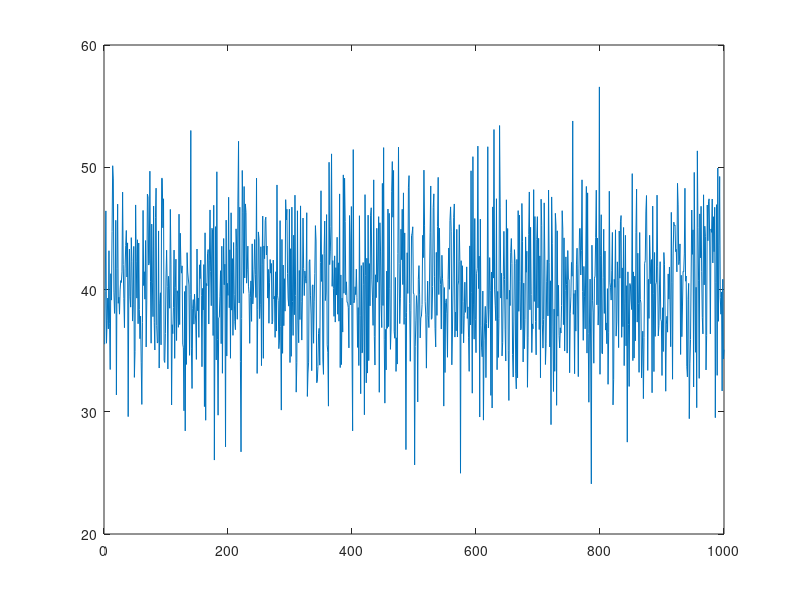
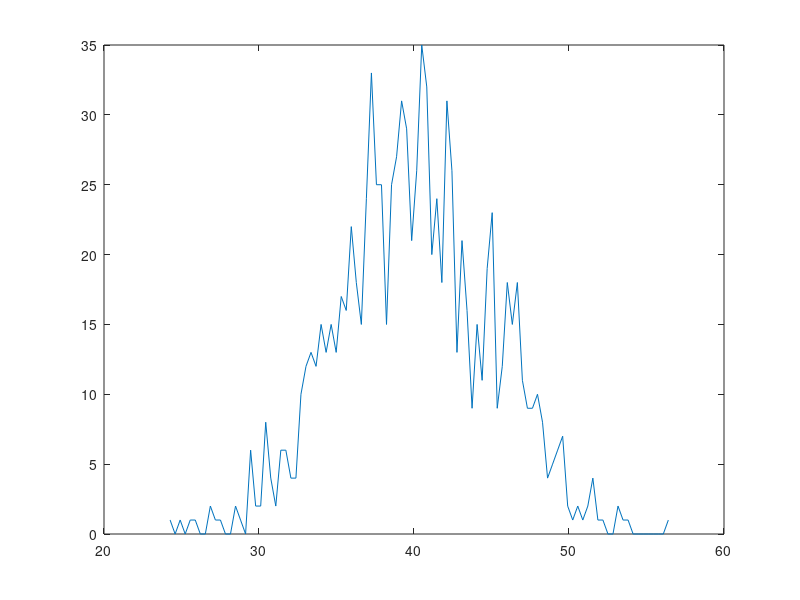

Reproduce these figures in MATLAB, in order. (Note: this script raises an error after producing the figures.)
% demonstrating basic data visualisation  
% c.koch | 05.09.2017 

%% generate random samples with different mean and variance...
disp('-> Generate and display random samples with different mean and variance')

% ... unimodal
a = 5.*randn([1 1000])+40;
[h centers] = hist(a,100);   
figure(10); plot(a)
figure(20); plot(centers,h)
stats = [mean(a) std(a) var(a) max(h)]  
varplot(stats,20)

% ... bimodal
b = 20.*randn([1 1600])+120;
b = [a b];     % concatenation of samples with different mean and variance
[h centers] = hist(b,100);
figure(30); plot(b)
figure(40); plot(centers,h)
stats = [mean(b) std(b) var(b) max(h)]
varplot(stats,40)

%% alternative: ready-to-go boxplot with median and 25/75 percentile
figure(50)
group = [repmat({'Unimodal'}, 1000, 1); repmat({'Bimodal'}, 2600, 1)];
boxplot([a'; b'], group)

%% save all figures to disk
figHandles = findobj('Type', 'figure');

for i = figHandles'
    sOutFile = ['statfig_' num2str(i) '.pdf'];
    disp(['-> Save file ' sOutFile])
    saveas(i,sOutFile);
end
    
